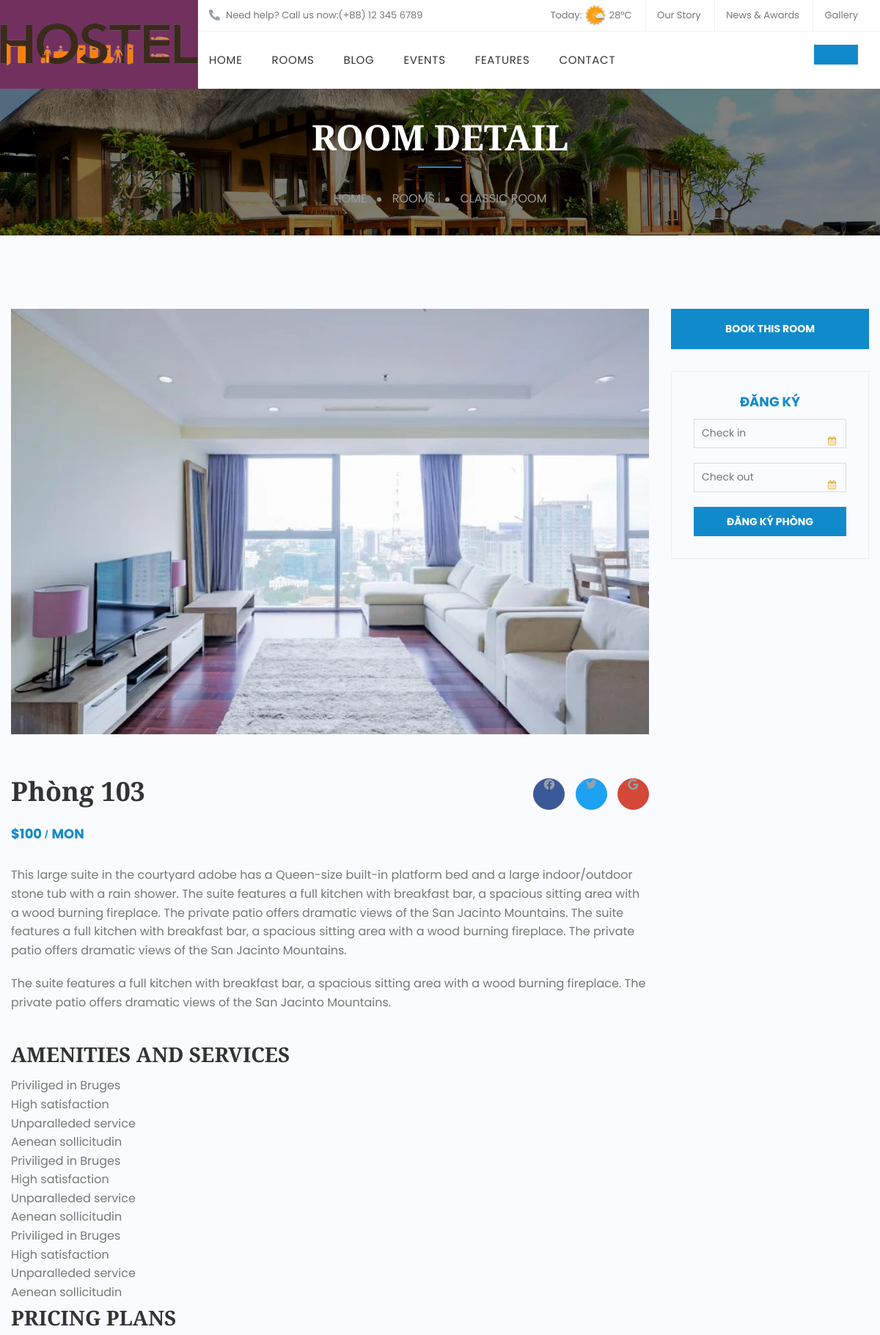
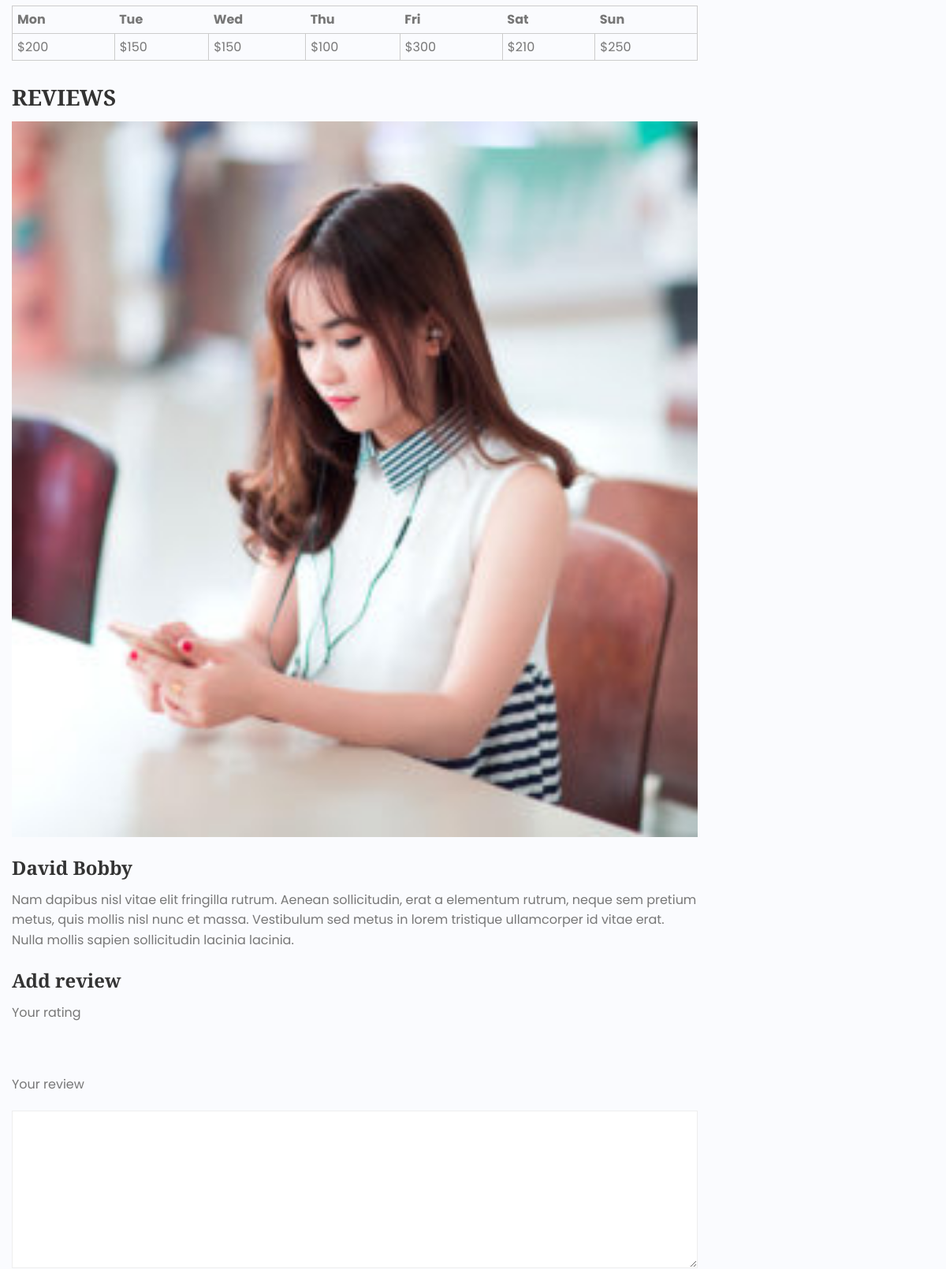
The app's page /front_end/room-single.php?id=3 (upper part) with its own data (2 pictures, top to bottom).
### tables this page shows
CREATE TABLE `phong` (
  `id` int(11) NOT NULL,
  `ten_phong` text NOT NULL,
  `suc_chua` int(11) NOT NULL,
  `id_tang` int(11) NOT NULL,
  `gia` decimal(10,0) NOT NULL,
  `trang_thai` text NOT NULL DEFAULT 'Chưa đủ',
  `anh_dai_dien` varchar(500) DEFAULT NULL,
  `anh_khac` varchar(1000) DEFAULT NULL,
  `nguoi_tao` text DEFAULT NULL,
  `noi_dung` text DEFAULT NULL,
  `mo_ta` text DEFAULT NULL,
  `so_luong_hien_tai` int(11) DEFAULT 0
);

### config/database.php (called while the page is built, shortened)
<?php
class Database {
    private $host = servername;
    private $user = username;
    private $password = password;
    private $dbname = dbname;
    private $link;
    private function connectDB() {
        $this->link = new mysqli($this->host, $this->user, $this->password, $this->dbname);
    }
    public function select($query) {
        $result = $this->link->query($query) or die($this->link->error . __LINE__);
        if ($result->num_rows > 0) {
            return $result;
        } else {
            return false;
        }
    }
}
?>

### front_end/room-single.php (the view, shortened to what this page needs)
<?php
    include '../back_end/header-f.php';
?>
<?php
$db = new Database();
$id = isset($_GET['id']) ? (int)$_GET['id'] : 0;
$sqlphong = "SELECT * FROM phong where id = $id";
$resultphong = $db->select($sqlphong);
if ($resultphong->num_rows > 0) {
while ($row = $resultphong->fetch_assoc()) {
?>
    <div id="main-content">
        <div class="page-title">
            <div class="page-title-wrapper" data-stellar-background-ratio="0.5">
                <div class="content container">
                    <h1 class="heading_primary">Room detail</h1>
                    <ul class="breadcrumbs">
                        <li class="item"><a href="index.html">Home</a></li>
                        <li class="item"><span class="separator"></span></li>
                        <li class="item"><a href="rooms.html">Rooms</a></li>
                        <li class="item"><span class="separator"></span></li>
                        <li class="item active">CLASSIC ROOM</li>
                    </ul>
                </div>
            </div>
        </div>
        <div class="site-content container">
            <div class="room-single row">
                <main class="site-main col-sm-12 col-md-9 flex-first">
                    <div class="room-wrapper">
                        <div class="room_gallery clearfix">
                            <div class="owl-carousel">
                                <div class="item h-100">
                                    <img src="../assets/img/<?php echo $row['anh_dai_dien']; ?>" class="img-phong img-fluid img-responsive h-100" alt="<?php echo $row['ten_phong']; ?>">
                                </div>
                            </div>
                        </div>
                        <div class="title-share clearfix">
                            <h2 class="title"><?php echo $row['ten_phong']; ?></h2>
                            <div class="social-share">
                                <ul>
                                    <li><a class="link facebook" title="Facebook"
                                           href="https://www.facebook.com/sharer/sharer.php?u=#" rel="nofollow"
                                           onclick="window.open(this.href,this.title,'width=600,height=600,top=200px,left=200px');  return false;"
                                           target="_blank"><i class="fab fa-facebook"></i></a></li>
                                    <li><a class="link twitter" title="Twitter"
                                           href="https://twitter.com/intent/tweet?url=#&amp;text=TheTitleBlog"
                                           rel="nofollow"
                                           onclick="window.open(this.href,this.title,'width=600,height=600,top=200px,left=200px');  return false;"
                                           target="_blank"><i class="fab fa-twitter"></i></a></li>
                                    <li><a class="link google" title="Google" href="https://plus.google.com/share?url=#"
                                           rel="nofollow"
                                           onclick="window.open(this.href,this.title,'width=600,height=600,top=200px,left=200px');  return false;"
                                           target="_blank"><i class="fab fa-google"></i></a>
                                </ul>
                            </div>
                        </div>
                        <div class="room_price">
                            <span class="price_value price_min">$<?php echo $row['gia']; ?></span>
                            <span class="unit">Mon</span>
                        </div>
                        <div class="description">
                            <?php echo $row['mo_ta']; ?>
                        </div>
                        <?php echo $row['noi_dung']; ?>
                    </div>
                </main>
                <aside id="secondary" class="widget-area col-sm-12 col-md-3 sticky-sidebar">
                    <div class="wd wd-book-room">
                        <a href="#" class="book-room">Book This Room</a>
                    </div>
                    <div class="wd wd-check-room">
                        <h3 class="title">ĐĂNG KÝ</h3>
                        <form name="search-rooms" class="wd-search-room datepicker"
                              action="process_booking.php?id=<?php echo $row['id']; ?>" method="post">
                            <ul class="form-table">
                                <li class="form-field">
                                    <input type="text" name="check_in_date" id="check_in_date" required
                                           class="check_in_date" placeholder="Check in">
                                </li>
                                <li class="form-field">
                                    <input type="text" name="check_out_date" id="check_out_date" required
                                           class="check_out_date " placeholder="Check out">
                                </li>
                            </ul>
                            <div class="room-submit">
                                <button class="submit" type="submit">ĐĂNG KÝ PHÒNG</button>
                            </div>
                        </form>
                    </div>
                </aside>
            </div>
        </div>
    </div>
</div>
</body>
</html>
<?php }} ?>

### assets/css/duyet.css (style rules this page uses)
img { height: auto; width: 100%; }
body, html { height: 100%; margin: 0; background-color: #FAFBFE; }
i.fas, i.fab { display: flex; flex-direction: column; justify-content: center; font-size: 15px; color: #959FA9; }

### assets/css/css-front/general.css (style rules this page uses)
:root { --white: #ffffff; --primary-color-1: #118acb; --secondary-color-1: #72305f; --primary-hover-color-1: #0d6a9c; --title-color-1: #333333; --body-font-color-1: #777; --body-font-family-1: 'Poppins'; --body-font-size-1: 16px; --primary-color-2: #e7ad44; --primary-hover-color-2: #dc981c; --title-color-2: #4a4a4a; --body-font-color-2: #8a8a8a; --body-font-family-2: 'Roboto'; --body-font-size-2: 15px; --primary-color-4: #ffb400; --secondary-color-4: #005eab; --primary-hover-color-4: #cc9000; --title-color-4: #14141e; --body-font-color-4: #7c7c7c; --body-font-family-4: 'Poppins'; --body-font-size-4: 16px; }
.site-content { padding-top: 100px; padding-bottom: 100px; }
a, button, input[type="submit"] { -webkit-transition: all .5s; -khtml-transition: all .5s; -moz-transition: all .5s; -ms-transition: all .5s; -o-transition: all .5s; transition: all .5s; outline: 0; }
ul, ol { margin: 0; list-style: none; }
input[type="text"], input[type="email"], input[type="tel"], input[type="password"], input[type="search"] { color: var(--body-font-color-1); height: 40px; width: 100%; padding: 0 20px; font-size: 16px; border: 1px solid #eee; display: inline-block; }
textarea { color: var(--body-font-color-1); padding: 20px; font-size: 16px; border: 1px solid #eee; display: inline-block; outline: 0; width: 100%; height: 200px; }
body { font-family: var(--body-font-family-1); font-size: var(--body-font-size-1); line-height: 1.6em; letter-spacing: 0; color: var(--body-font-color-1); text-transform: none; font-weight: 400; font-style: normal; }
body a { color: var(--title-color-1); }
h1, h2, h3, h4, h5, h6 { font-family: 'Playfair Display'; color: var(--title-color-1); font-weight: 700; font-style: normal; line-height: 1.6em; }

### assets/css/css-front/header.css (style rules this page uses)
.page-title-wrapper { background-image: url("../../img/img-front/page-title/page-title-1.jpg"); background-repeat: no-repeat; background-size: cover; position: relative; text-align: center; color: #fff; text-transform: uppercase; height: 400px; }
.page-title-wrapper .content { position: absolute; left: 0; right: 0; text-align: center; top: 50%; -webkit-transform: translate(0,-50%); -moz-transform: translate(0,-50%); -ms-transform: translate(0,-50%); -o-transform: translate(0,-50%); display: inline-block; }
.page-title-wrapper .heading_primary:after { content: ''; position: relative; width: 60px; height: 2px; display: block; margin: 0 auto; bottom: -11px; background: var(--primary-color-1); }
.page-title-wrapper .heading_primary { color: #fff; margin: 0 0 40px; line-height: 120%; text-transform: uppercase; position: relative; font-size: 48px; font-weight: 700; }
.page-title-wrapper:before { content: ''; position: absolute; height: 100%; left: 0; right: 0; top: 0; opacity: .5; margin: 0 auto; background: #000; }
.breadcrumbs li { display: inline-block; vertical-align: middle; color: #9a9a9a; }
.breadcrumbs li a { color: #9a9a9a; }
.breadcrumbs li .separator { width: 6px; height: 6px; border-radius: 50%; background: #9a9a9a; display: inline-block; margin: 0 10px; vertical-align: middle; }

### assets/css/css-front/shop.css (style rules this page uses)
.social-share ul { margin: 0; list-style: none; }
.social-share ul li { display: inline-block; vertical-align: middle; margin-right: 10px; }
.social-share ul li a { font-weight: normal; margin-bottom: 15px; font-size: 21px; text-align: center; display: inline-block; width: 43px; height: 43px; line-height: 42px; color: #fff; border: 1px solid transparent; border-radius: 50%; }
.social-share ul li a.facebook { background: #3b5998; border-color: #3b5998; }
.social-share ul li a.twitter { background: #1da1f2; border-color: #1da1f2; }
.social-share ul li a.google { background: #d34836; border-color: #d34836; }

### assets/css/css-front/sidebar.css (style rules this page uses)
.widget-area .wd { margin-bottom: 30px; }

### assets/css/css-front/responsive.css (style rules this page uses)
@media (max-width: 1600px) { .page-title-wrapper { height: 300px; } }
@media (max-width: 1200px) and (min-width: 1025px) { .page-title-wrapper { height: 200px; } }
@media (min-width: 1200px) { body .container { width: 1200px; max-width: 100%; } }
@media (min-width: 992px) { .container { max-width: 970px; } }

### records on screen
phong: anh_dai_dien (picture), ten_phong "Phòng 103", gia "100", mo_ta "This large suite in the courtyard adobe has a Queen-size built-in platform bed and a large indoor/outdoor stone tub with a rain shower. The suite features a full kitchen with breakfast bar, a spacious sitting area with a wood burning fireplace. The private patio offers dramatic views of the San Jacinto Mountains. The suite features a full kitchen with breakfast bar, a spacious sitting area with a wood burning fireplace. The private patio offers dramatic views of the San Jacinto Mountains. The suite features a full kitchen with breakfast bar, a spacious sitting area with a wood burning fireplace. The private patio offers dramatic views of the San Jacinto Mountains.", noi_dung (picture)
